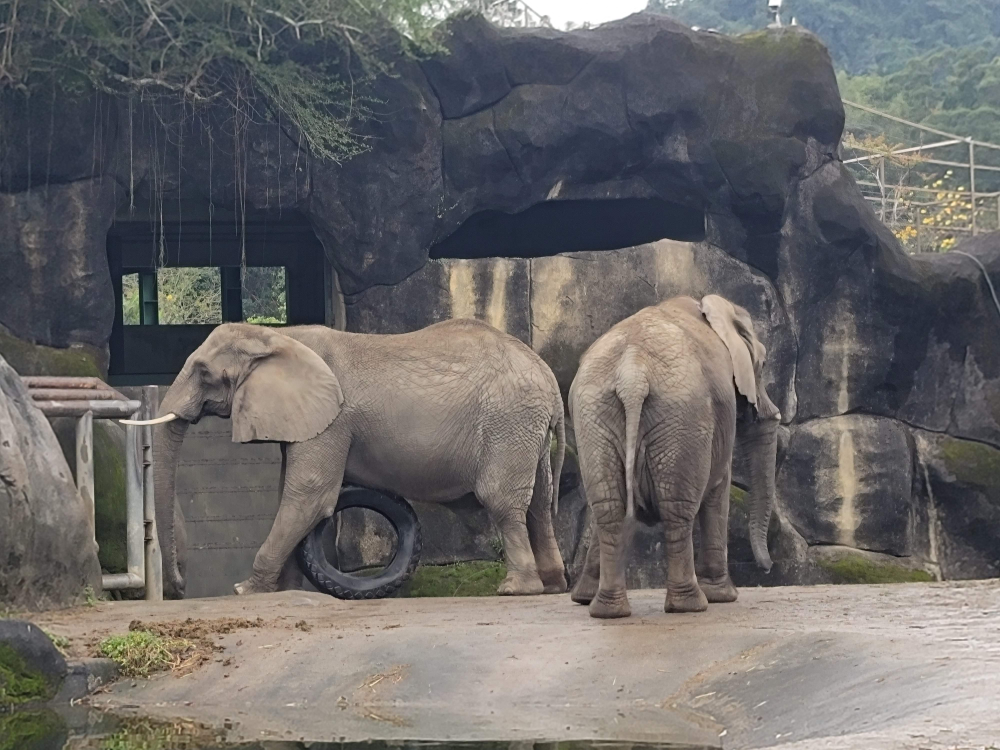
#> input picture sample/images/elephants.jpg, 4000 x 3000 px (shown at 1/4 size)
$ python convert.py sample/images out   (older library calls are emulated)
#> lines starting #> are read from the running program, lines starting #| are printed output that depends on the picture
#> in apply_floyd_steinberg, img is the input picture: PIL image 4000x3000 RGB; mean R, G, B 107.1, 104.8, 104.4
from PIL import Image, ImageEnhance
from warnings import warn
import glob
import os
import sys

SRC_EXT = ['.jpg', '.jpeg', '.png']
DST_EXT = '.bmp'

palette7c = Image.new("P", (1,1))
palette7c.putpalette(
    (0x00,0x00,0x00, 0xff,0xff,0xff, 0x00,0xff,0x00, 0x00,0x00,0xff,
     0xff,0x00,0x00, 0xff,0xff,0x00, 0xff,0x80,0x00) +
    (0x00,0x00,0x00)*249
)


def scale_image(image: Image, target_width=800, target_height=480) -> Image:
    """
    Given an Pillow image and the two dimensions scale it,
    cropping centrally if required.
    """
#> called with target_width = 800, target_height = 480
    width, height = image.size
#> width = 4000; height = 3000

    if width < height:
        print('    rotated')
        image = image.rotate(-90, expand=True)
        width, height = image.size

    if height/width < target_height/target_width:
        new_height = target_height
        new_width = int(width * new_height / height)
    else:
        new_width = target_width
        new_height = int(height * new_width / width)
#> new_height = 600

    print(f'    {width} x {height} -> {target_width} x {target_height}')
#|     4000 x 3000 -> 800 x 480

    # Image.ANTIALIAS is depracated --> Image.Resampling.LANCZOS
    # but a fresh install of pillow via ``ARCHFLAGS='-arch arm6' python3 -m pip install pillow``
    # yielded 8.1.2 as of 26/02/23
    ANTIALIAS = Image.Resampling.LANCZOS if hasattr(Image, 'Resampling') else Image.ANTIALIAS
    img = image.resize((new_width, new_height), ANTIALIAS)
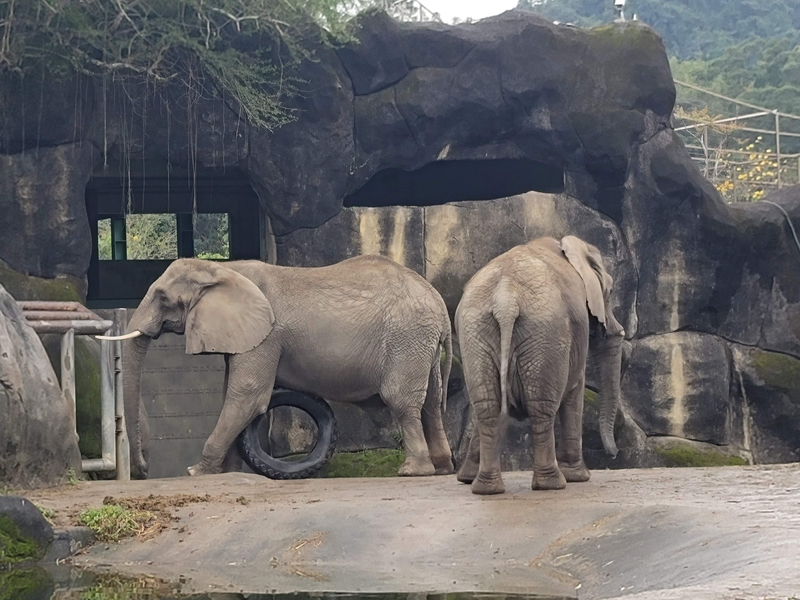
#> img: PIL image 800x600 RGB; mean R, G, B 107.1, 104.8, 104.4
    # (left, top, right, bottom)
    half_width_delta = (new_width - target_width) // 2
    half_height_delta = (new_height - target_height) // 2
#> half_height_delta = 60
    img = img.crop((half_width_delta, half_height_delta,
                    half_width_delta + target_width, half_height_delta + target_height
                   ))
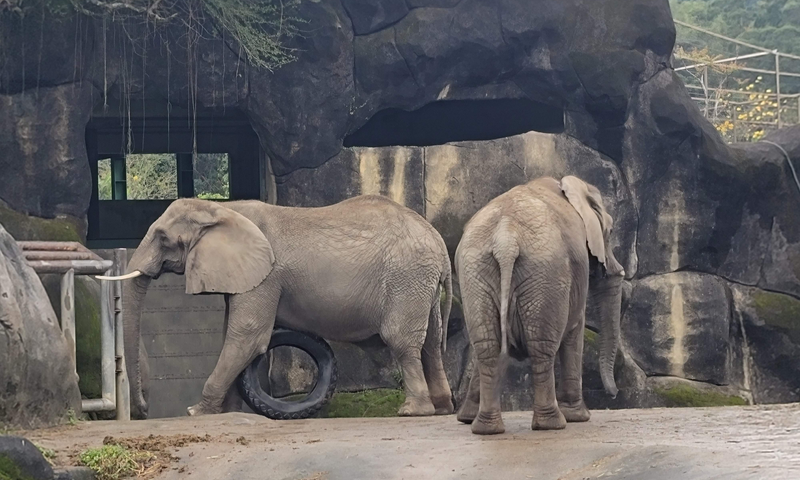
#> img: PIL image 800x480 RGB; mean R, G, B 101.6, 98.5, 98.5
    return img


def apply_floyd_steinberg(src_file, dst_file):
    print('{} -> {}'.format(src_file, dst_file))

    img = Image.open(src_file)
    scaled = scale_image(img)

    image = ImageEnhance.Color(scaled).enhance(2)
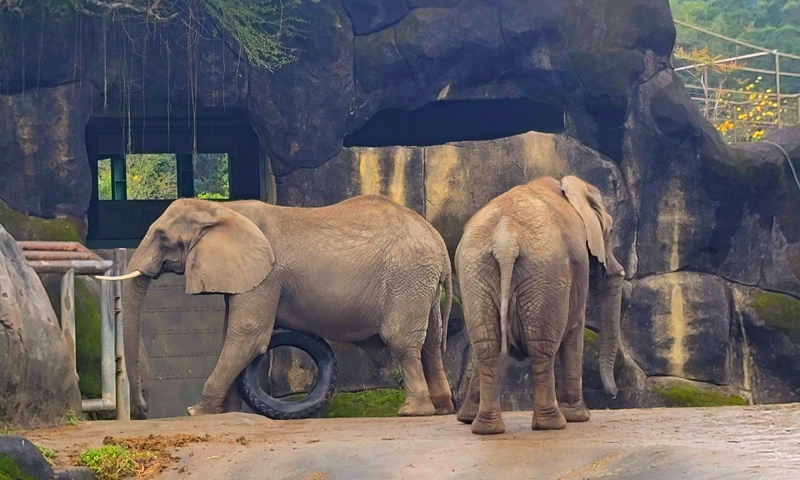
#> image: PIL image 800x480 RGB; mean R, G, B 103.7, 97.6, 97.6
    image = image.quantize(dither=Image.FLOYDSTEINBERG, palette=palette7c).convert('RGB')
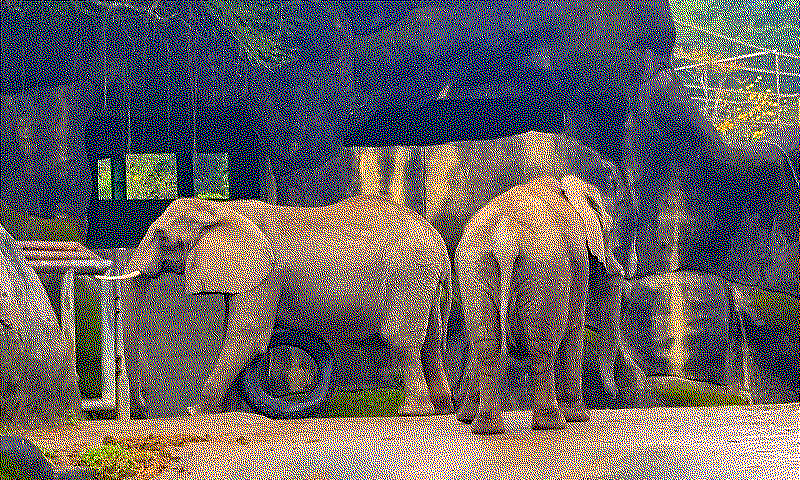
#> image: PIL image 800x480 RGB; mean R, G, B 104, 97.4, 97.4
    image.save(dst_file, "BMP")


def run_batch(src_dir, dst_dir):
    filelist = glob.glob(src_dir + "/*")

    for file in filelist:
        basename = os.path.basename(file)
        (name, ext) = os.path.splitext(basename)
        if(ext.lower() in SRC_EXT):
            converted = dst_dir + '/' + name + DST_EXT
            apply_floyd_steinberg(file, converted)
#> pass 2 of the loop in run_batch, `for file in filelist:`:
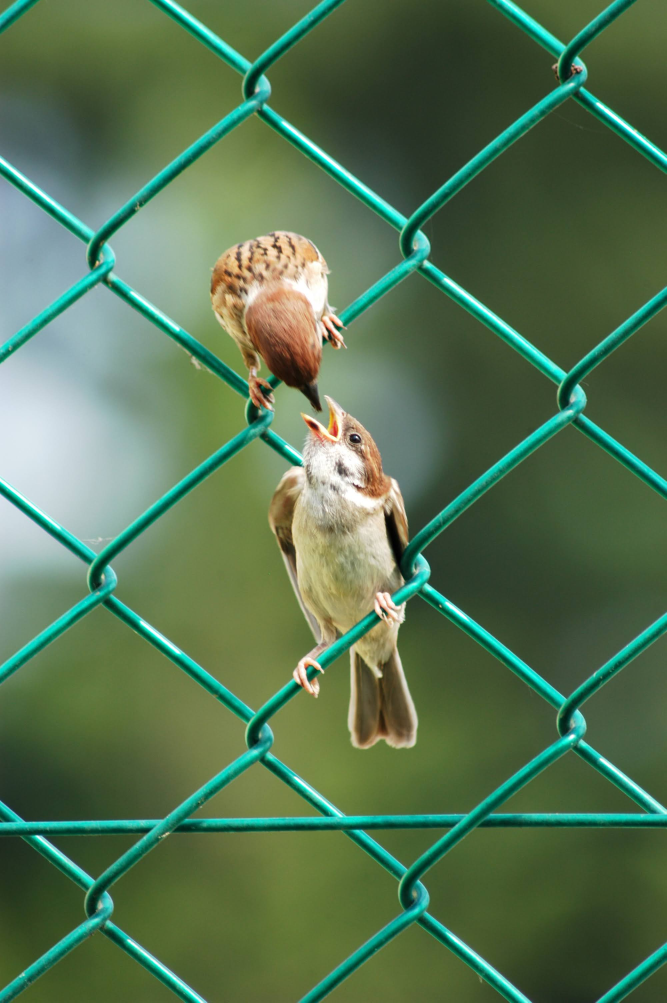
#> input picture sample/images/sparrows.jpg, 2000 x 3008 px (shown at 1/3 size)
#> in apply_floyd_steinberg, img is the input picture: PIL image 2000x3008 RGB; mean R, G, B 86.2, 115.4, 82.7
#|     3008 x 2000 -> 800 x 480
#> in scale_image (call 2), `img = img.crop((half_width_delta, half_height_delta, half_width_delta ..`:
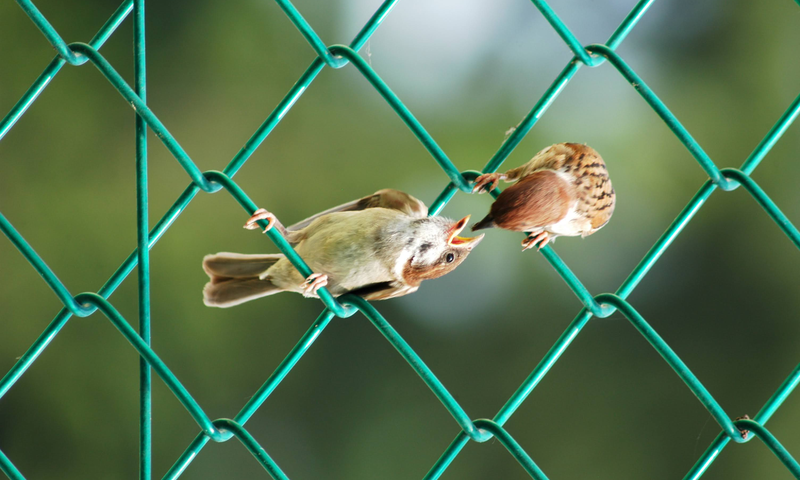
#> img: PIL image 800x480 RGB; mean R, G, B 86.4, 115.3, 81.6
#> in apply_floyd_steinberg (call 2), `image = image.quantize(dither=Image.FLOYDSTEINBERG, palette=palette7c)..`:
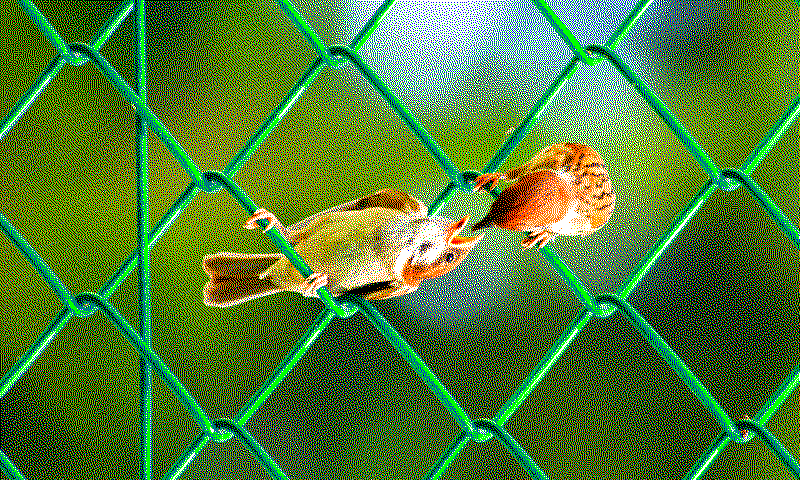
#> image: PIL image 800x480 RGB; mean R, G, B 78.6, 125.4, 53


def usage(name):
    print('python3 ' + name + ' <src-dir-path> [dst-dir-path]')
    print('    if dst-dir-path is not specified, src-dir-path/output will be used')


def parse_arguments():
    argc = len(sys.argv)
    argv = sys.argv

    if (argc < 2 or argc > 4):
        usage(argv[0])
        exit(1)

    src_dir = argv[1]
    if (not os.path.exists(src_dir)):
        print('source folder not exists: ' + src_dir)
        exit(1)

    dst_dir = src_dir + '/output'
    if (argc == 3):
        dst_dir = argv[2]

    if (not os.path.exists(dst_dir)):
        os.mkdir(dst_dir)

    return src_dir, dst_dir


if __name__ == '__main__':
    src_dir, dst_dir = parse_arguments()
    run_batch(src_dir, dst_dir)
